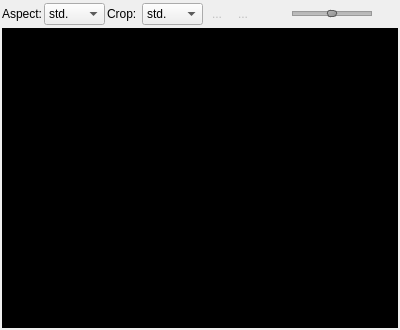
<?xml version="1.0" encoding="UTF-8"?>
<ui version="4.0">
 <class>CPlayer</class>
 <widget class="QWidget" name="CPlayer">
  <property name="geometry">
   <rect>
    <x>0</x>
    <y>0</y>
    <width>400</width>
    <height>330</height>
   </rect>
  </property>
  <property name="windowTitle">
   <string>Form</string>
  </property>
  <layout class="QVBoxLayout" name="verticalLayout" stretch="5,90">
   <property name="spacing">
    <number>2</number>
   </property>
   <property name="margin">
    <number>2</number>
   </property>
   <item>
    <layout class="QHBoxLayout" name="hlTop">
     <item>
      <widget class="QLabel" name="label_2">
       <property name="text">
        <string>Aspect:</string>
       </property>
      </widget>
     </item>
     <item>
      <widget class="QComboBox" name="cbxAspect">
       <item>
        <property name="text">
         <string>std.</string>
        </property>
       </item>
       <item>
        <property name="text">
         <string>4:3</string>
        </property>
       </item>
       <item>
        <property name="text">
         <string>16:9</string>
        </property>
       </item>
       <item>
        <property name="text">
         <string>16:10</string>
        </property>
       </item>
       <item>
        <property name="text">
         <string>1:1</string>
        </property>
       </item>
       <item>
        <property name="text">
         <string>5:4</string>
        </property>
       </item>
       <item>
        <property name="text">
         <string>2.35</string>
        </property>
       </item>
      </widget>
     </item>
     <item>
      <widget class="QLabel" name="label">
       <property name="text">
        <string>Crop: </string>
       </property>
      </widget>
     </item>
     <item>
      <widget class="QComboBox" name="cbxCrop">
       <item>
        <property name="text">
         <string>std.</string>
        </property>
       </item>
       <item>
        <property name="text">
         <string>4:3</string>
        </property>
       </item>
       <item>
        <property name="text">
         <string>16:9</string>
        </property>
       </item>
       <item>
        <property name="text">
         <string>16:10</string>
        </property>
       </item>
       <item>
        <property name="text">
         <string>1:1</string>
        </property>
       </item>
       <item>
        <property name="text">
         <string>5:4</string>
        </property>
       </item>
       <item>
        <property name="text">
         <string>2.35</string>
        </property>
       </item>
      </widget>
     </item>
     <item>
      <widget class="QToolButton" name="btnBwd">
       <property name="enabled">
        <bool>false</bool>
       </property>
       <property name="toolTip">
        <string>Jump Backward</string>
       </property>
       <property name="text">
        <string>...</string>
       </property>
       <property name="icon">
        <iconset>
         <normaloff>:/player/bwd</normaloff>:/player/bwd</iconset>
       </property>
       <property name="autoRaise">
        <bool>true</bool>
       </property>
      </widget>
     </item>
     <item>
      <widget class="QToolButton" name="btnFwd">
       <property name="enabled">
        <bool>false</bool>
       </property>
       <property name="toolTip">
        <string>Jump Forward</string>
       </property>
       <property name="text">
        <string>...</string>
       </property>
       <property name="icon">
        <iconset>
         <normaloff>:/player/fwd</normaloff>:/player/fwd</iconset>
       </property>
       <property name="autoRaise">
        <bool>true</bool>
       </property>
      </widget>
     </item>
     <item>
      <widget class="QLabel" name="labSound">
       <property name="text">
        <string/>
       </property>
       <property name="pixmap">
        <pixmap resource="../vlc-record.qrc">:/player/sound_on</pixmap>
       </property>
      </widget>
     </item>
     <item>
      <widget class="QSlider" name="volSlider">
       <property name="minimumSize">
        <size>
         <width>80</width>
         <height>0</height>
        </size>
       </property>
       <property name="maximumSize">
        <size>
         <width>80</width>
         <height>16777215</height>
        </size>
       </property>
       <property name="styleSheet">
        <string notr="true">QSlider::groove:horizontal {
     border: 1px solid #999999;
     height: 3px; /* the groove expands to the size of the slider by default. by giving it a height, it has a fixed size */
     background: qlineargradient(x1:0, y1:0, x2:0, y2:1, stop:0 #B1B1B1, stop:1 #c4c4c4);
     margin: 2px 0;
 }

 QSlider::handle:horizontal {
     background: qlineargradient(x1:0, y1:0, x2:1, y2:1, stop:0 #b4b4b4, stop:1 #8f8f8f);
     border: 1px solid #5c5c5c;
     width: 8px;
     margin: -2px 0; /* handle is placed by default on the contents rect of the groove. Expand outside the groove */
     border-radius: 3px;
 }</string>
       </property>
       <property name="maximum">
        <number>100</number>
       </property>
       <property name="sliderPosition">
        <number>50</number>
       </property>
       <property name="orientation">
        <enum>Qt::Horizontal</enum>
       </property>
       <property name="invertedControls">
        <bool>false</bool>
       </property>
       <property name="tickPosition">
        <enum>QSlider::NoTicks</enum>
       </property>
      </widget>
     </item>
     <item>
      <widget class="QToolButton" name="btnFullScreen">
       <property name="maximumSize">
        <size>
         <width>24</width>
         <height>24</height>
        </size>
       </property>
       <property name="toolTip">
        <string>Switch to Fullscreen</string>
       </property>
       <property name="text">
        <string/>
       </property>
       <property name="icon">
        <iconset resource="../vlc-record.qrc">
         <normaloff>:/player/fullscreen</normaloff>:/player/fullscreen</iconset>
       </property>
       <property name="iconSize">
        <size>
         <width>18</width>
         <height>18</height>
        </size>
       </property>
       <property name="autoRaise">
        <bool>true</bool>
       </property>
      </widget>
     </item>
    </layout>
   </item>
   <item>
    <widget class="QFrame" name="fVideo">
     <property name="styleSheet">
      <string notr="true">QFrame#fVideo {
   background-color: black;
   background-image: url(:/app/tv);
   background-repeat: no-repeat;
   background-position: center middle;
}</string>
     </property>
     <property name="frameShape">
      <enum>QFrame::Panel</enum>
     </property>
     <property name="frameShadow">
      <enum>QFrame::Sunken</enum>
     </property>
     <property name="lineWidth">
      <number>1</number>
     </property>
    </widget>
   </item>
  </layout>
 </widget>
 <resources>
  <include location="../vlc-record.qrc"/>
 </resources>
 <connections/>
</ui>
